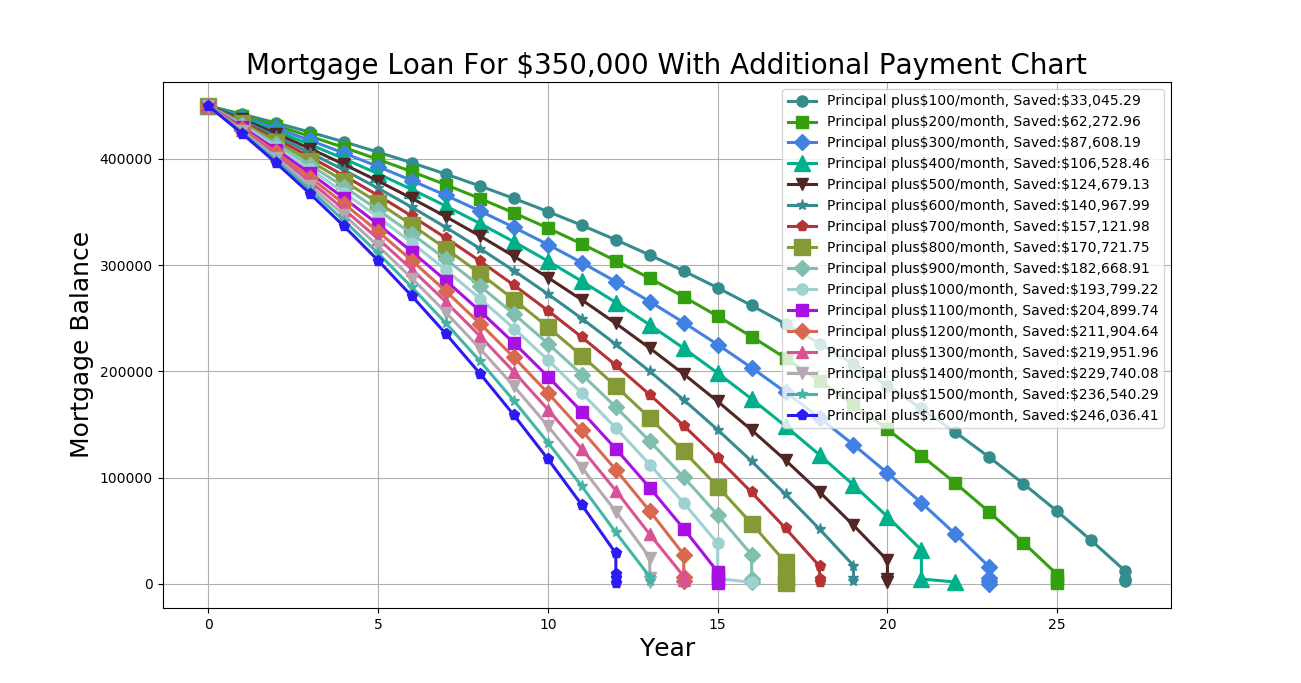

Generate this figure with Python:
from decimal import Decimal
import matplotlib.pyplot as plt
import numpy as np

colors = [tuple(np.random.randint(0, 255, 3)/255.0) for i in range(20)]

def printHeaders(term, extra):
    print "\nExtra-Payment: $"+str(extra)+" Term:"+str(term)+" years"
    print '-'*50
    print 'Pmt no'.rjust(6), ' ', 'Beg. bal.'.ljust(13), ' ',
    print 'Payment'.ljust(9), ' ', 'Principal'.ljust(9), ' ',
    print 'Interest'.ljust(9), ' ', 'End. bal.'.ljust(13)
    print ''.rjust(6, '-'), ' ', ''.ljust(13, '-'), ' ',
    print ''.rjust(9, '-'), ' ', ''.ljust(9, '-'), ' ',
    print ''.rjust(9, '-'), ' ', ''.ljust(13, '-'), ' ',
    
def amortization_table(principal, rate, term, extrapayment, printData=False):
    xarr = []
    begarr = []
    original_loan = principal
    money_saved = 0
    total_payment  = 0
    payment = pmt(principal, rate, term)
    begBal = principal
    
    num = 1 
    endBal = 1
    if printData==True:
        printHeaders(term, extrapayment)
    while (num < term + 1) and (endBal > 0):
        interest = round(begBal * (rate / (12 * 100.0)),2)
        applied = extrapayment + round(payment-interest, 2)
        endBal = round(begBal - applied, 2)
        if (num-1)%12 == 0 or (endBal < applied+extrapayment):
            begarr.append(begBal)
            xarr.append(num/12)
            if printData == True:
                print '{:3d}'.format(num).center(6), ' ',
                print '{0:,.2f}'.format(begBal).rjust(13), ' ',
                print '{0:,.2f}'.format(payment).rjust(9), ' ',
                print '{0:,.2f}'.format(applied).rjust(9), ' ',
                print '{0:,.2f}'.format(interest).rjust(9), ' ',
                print '{0:,.2f}'.format(endBal).rjust(13)
        total_payment += applied+extrapayment
        num += 1
        begBal = endBal
    if extrapayment > 0:
        money_saved = abs(original_loan - total_payment)
        print '\nTotal Payment:', '{0:,.2f}'.format(total_payment).rjust(13)
        print ' Money Saved:', '{0:,.2f}'.format(money_saved).rjust(13)
    return xarr, begarr, '{0:,.2f}'.format(money_saved)
    
def pmt(principal, rate, term):
    ratePerTwelve = rate / (12*100.0)
    result = principal * (ratePerTwelve / (1-(1+ratePerTwelve)**(-term)))
    result = Decimal(result)
    result = round(result, 2)
    return result
    
plt.figure(figsize=(18,14))
i=0
markers = ['o', 's', 'D', '^', 'v', '*','p', 's', 'D', 'o', 's', 'D', '^', 'v', '*', 'p', 's', 'D']
markersize = [8, 8, 8, 12, 8, 8, 8, 12, 8, 8, 8, 8, 8, 8, 8, 8, 8, 8, 8, 8, 8, 8, 8, 8, 8]

for extra in range(100, 1700, 100):
    xv, bv, saved = amortization_table(450000, 5, 360, extra, False)
    if extra == 0:
        plt.plot(xv, bv, color=colors[i], lw=2.2,label='Principal only', marker=markers[i], markersize=markersize[i])
    else:
        plt.plot(xv, bv, color=colors[i], lw=2.2,label='Principal plus$'+str(extra)+str('/month, Saved:\$')+saved, marker=markers[i], markersize=markersize[i])
    i += 1
plt.grid(True)
plt.xlabel('Year', fontsize=18)
plt.ylabel('Mortgage Balance', fontsize=18)
plt.title('Mortgage Loan For $350,000 With Additional Payment Chart', fontsize=20)
plt.legend()
plt.show()   
    
    
